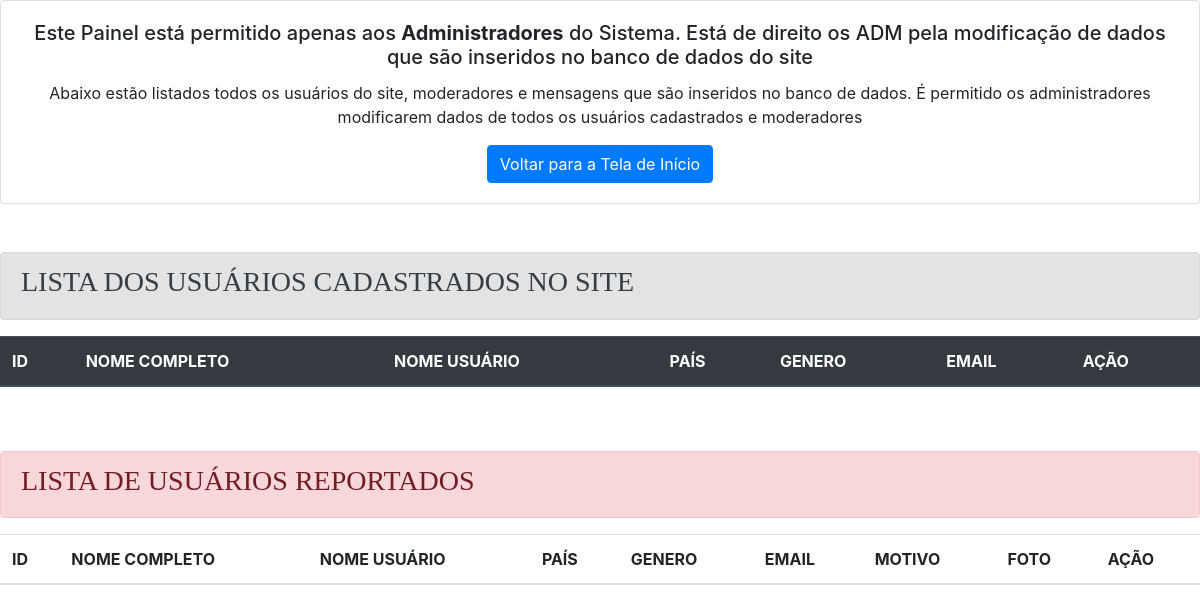
Before: /adm.php with the older database file.
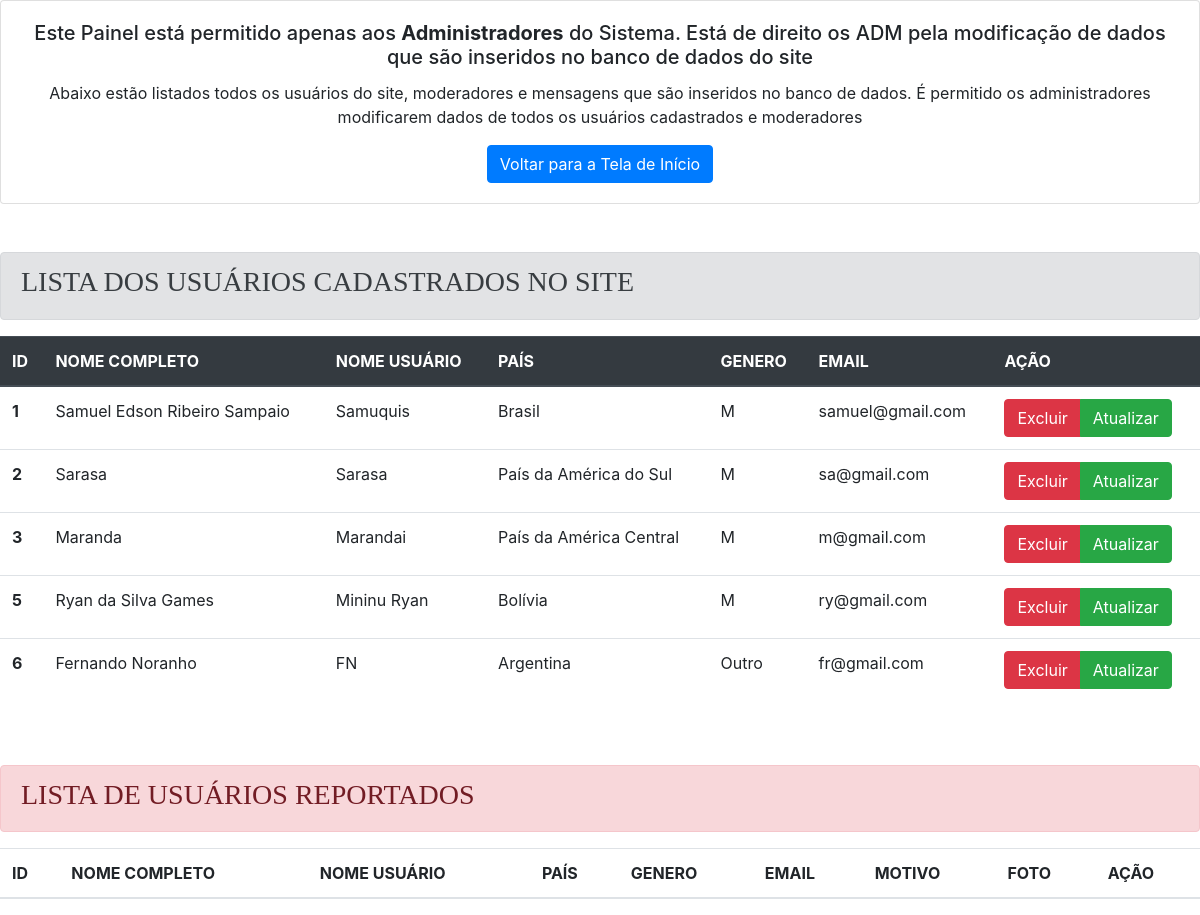
After: the same page with the newer database file.
### tables this page shows
CREATE TABLE `usuarios` (
  `id` int(11) NOT NULL,
  `nomecompleto` varchar(200) DEFAULT NULL,
  `nomeusuario` varchar(200) DEFAULT NULL,
  `pais` varchar(200) DEFAULT NULL,
  `genero` varchar(10) DEFAULT NULL,
  `email` varchar(200) NOT NULL,
  `senha` varchar(9) NOT NULL,
  `foto` varchar(200) DEFAULT NULL
);

### adm.php (the view, shortened to what this page needs)
<?php
include("php/conexao.php");
$sql = "SELECT * FROM usuarios";
$result = mysqli_query($con,$sql);
?>
<!DOCTYPE html>
<html>
<head>
	<link rel="stylesheet" href="css/bootstrap.css">
</head>
<body>
	<div class="card" style="width: 100%; text-align: center;">
		<div class="card-body">
			<h5 class="card-title">Este Painel está permitido apenas aos <b>Administradores</b> do Sistema. Está de direito os ADM pela modificação de dados que são inseridos no banco de dados do site</h5>
			<p class="card-text">Abaixo estão listados todos os usuários do site, moderadores e mensagens que são inseridos no banco de dados. É permitido os administradores modificarem dados de todos os usuários cadastrados e moderadores</p>
			<a href="index.php" class="btn btn-primary">Voltar para a Tela de Início</a>
		</div>
	</div>
	<br>
	<br>
	<div class="alert alert-secondary" role="alert">
		<h3 style="font-family: 'Arial Black';">LISTA DOS USUÁRIOS CADASTRADOS NO SITE</h3>
	</div>
	<table class="table">
		<thead class="thead-dark">
			<tr>
				<th scope="col">ID</th>
				<th scope="col">NOME COMPLETO</th>
				<th scope="col">NOME USUÁRIO</th>
				<th scope="col">PAÍS</th>
				<th scope="col">GENERO</th>
				<th scope="col">EMAIL</th>
				<th scope="col">AÇÃO</th>
			</tr>
		</thead>
		<tbody>
			<?php while($row = mysqli_fetch_assoc($result)){ ?>
				<tr>
					<th scope="row"><?php echo $row['id']; ?></th>
					<td><?php echo $row['nomecompleto']; ?></td>
					<td><?php echo $row['nomeusuario']; ?></td>
					<td><?php echo $row['pais']; ?></td>
					<td><?php echo $row['genero']; ?></td>
					<td><?php echo $row['email']; ?></td>
					<td><div class="btn-group" role="group"><a href="php/_exclui_usu.php?email=<?php echo $row['email']; ?>" class="btn btn-danger">Excluir</a> <a href="editar.php?email=<?php echo $row['email']; ?>" class="btn btn-success">Atualizar</a></div></td>
				</tr>
			<?php } ?>
		</tbody>
	</table>
	<br>
	<br>
	<div class="alert alert-danger" role="alert">
		<h3 style="font-family: 'Arial Black';">LISTA DE USUÁRIOS REPORTADOS</h3>
	</div>
	<table class="table table-striped">
		<thead>
			<tr>
				<th scope="col">ID</th>
				<th scope="col">NOME COMPLETO</th>
				<th scope="col">NOME USUÁRIO</th>
				<th scope="col">PAÍS</th>
				<th scope="col">GENERO</th>
				<th scope="col">EMAIL</th>
				<th scope="col">MOTIVO</th>
				<th scope="col">FOTO</th>
				<th scope="col">AÇÃO</th>
			</tr>
		</thead>
	</table>
</body>
</html>

Changed rows visible on the page:
added usuarios: id "1", nomecompleto "Samuel Edson Ribeiro Sampaio", nomeusuario "Samuquis", pais "Brasil", genero "M", email "samuel@gmail.com"
added usuarios: id "2", nomecompleto "Sarasa", nomeusuario "Sarasa", pais "País da América do Sul", genero "M", email "sa@gmail.com"
added usuarios: id "3", nomecompleto "Maranda", nomeusuario "Marandai", pais "País da América Central", genero "M", email "m@gmail.com"
added usuarios: id "5", nomecompleto "Ryan da Silva Games", nomeusuario "Mininu Ryan", pais "Bolívia", genero "M", email "ry@gmail.com"
added usuarios: id "6", nomecompleto "Fernando Noranho", nomeusuario "FN", pais "Argentina", genero "Outro", email "fr@gmail.com"
